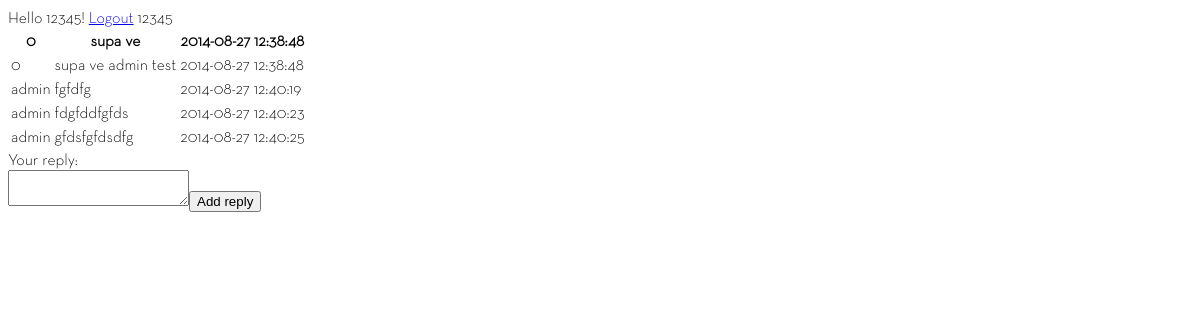
The page /view_topic.php?tid=6 (signed in) on the database its author committed.
### tables this page shows
CREATE TABLE IF NOT EXISTS `topics` (
  `id` int(11) NOT NULL AUTO_INCREMENT,
  `category_id` tinyint(4) NOT NULL,
  `topic_title` varchar(150) NOT NULL,
  `topic_creator` varchar(50) NOT NULL,
  `topic_last_user` int(11) NOT NULL,
  `topic_date` datetime NOT NULL,
  `topic_reply_date` datetime NOT NULL,
  `topic_views` int(11) NOT NULL DEFAULT '0',
  PRIMARY KEY (`id`)
);

CREATE TABLE IF NOT EXISTS `posts` (
  `id` int(11) NOT NULL AUTO_INCREMENT,
  `category_id` tinyint(4) NOT NULL,
  `topic_id` int(11) NOT NULL,
  `post_creator` varchar(50) NOT NULL,
  `post_content` text NOT NULL,
  `post_date` datetime NOT NULL,
  PRIMARY KEY (`id`)
);

### view_topic.php (the view, shortened to what this page needs)
<?php
require_once 'header.php';
?>
Hello <?php echo $_SESSION['uname'] ?>!
<a href="logout.php" >Logout</a>
<?php if (isset($_SESSION['uname'])) {
	$tid = $_GET['tid'];
	$sql = "SELECT * FROM topics WHERE id=$tid";
	$res = mysql_query($sql) or die(mysql_error());
	if(mysql_num_rows($res)  > 0 ){
		$title = "";
		$topic_creator = "";
		$topic_date = "";
		while ($row = mysql_fetch_assoc($res)){
			$title = $row['topic_title'];
			$topic_creator = $row['topic_creator'];
			$topic_date = $row['topic_date'];
		}
		echo $_SESSION['uname'];
		?>
		<table class="topics">
			<tr><th><?php echo $topic_creator ;?></th><th><?php echo $title ;?></th><th><?php echo $topic_date ; ?></th></tr>
			<?php $sql2 = "SELECT * FROM posts WHERE topic_id=$tid";
			$res2 = mysql_query($sql2) or die(msql_error());
			while ($row = mysql_fetch_assoc($res2)) {
				$post_creator = $row['post_creator'];
				$content = $row['post_content'];
				$post_date = $row['post_date'];
				?><tr>
				<td><?php echo $post_creator; ?></td><td><?php echo $content; ?></td><td><?php echo $post_date; ?></td>
				</tr>
		<?php	} ?>
		</table>
		<form method="post">
		<div>Your reply: <br/><textarea name="answer"></textarea><input type="submit" name="submit" value="Add reply" /></div>
		</form>
		<?php
	}else{
		echo "<p>This topic does not exist!</p>";
	}
?>
<?php } else {
	$host = $_SERVER['HTTP_HOST'];
	$uri = rtrim(dirname($_SERVER['PHP_SELF']), '/\\');
	$extra = 'login.php';
	header("Location: http://$host$uri/$extra");
	}
?>
<?php
require_once 'footer.php';
?>

### styles/login-styles.css (style rules this page uses)
body { font-family: 'NeutraText-Light', Verdana, sans-serif; }

### rows shown on the page
topics: topic_creator "0", topic_title "supa ve", topic_date "2014-08-27 12:38:48"
posts: post_creator "0", post_content "supa ve admin test", post_date "2014-08-27 12:38:48"
posts: post_creator "admin", post_content "fgfdfg", post_date "2014-08-27 12:40:19"
posts: post_creator "admin", post_content "fdgfddfgfds", post_date "2014-08-27 12:40:23"
posts: post_creator "admin", post_content "gfdsfgfdsdfg", post_date "2014-08-27 12:40:25"

### other values the page prints
$_SESSION['uname'] "12345"
